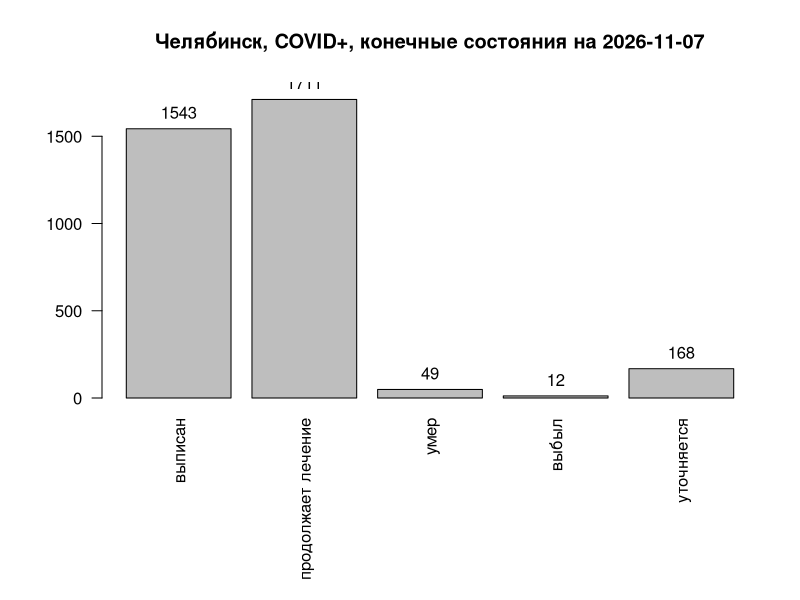
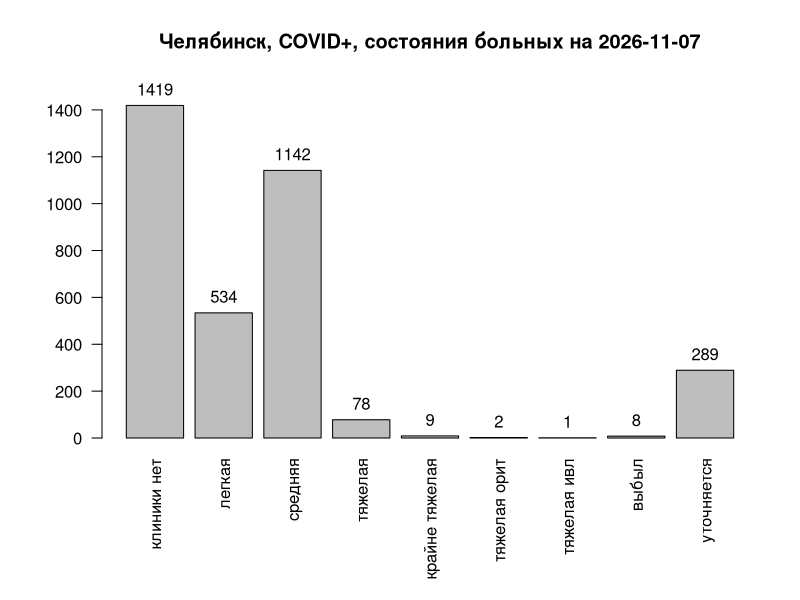
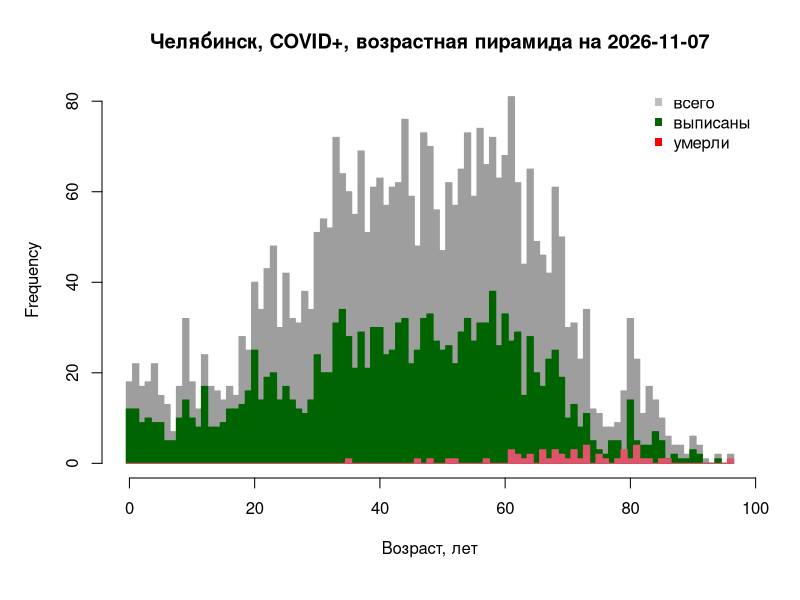
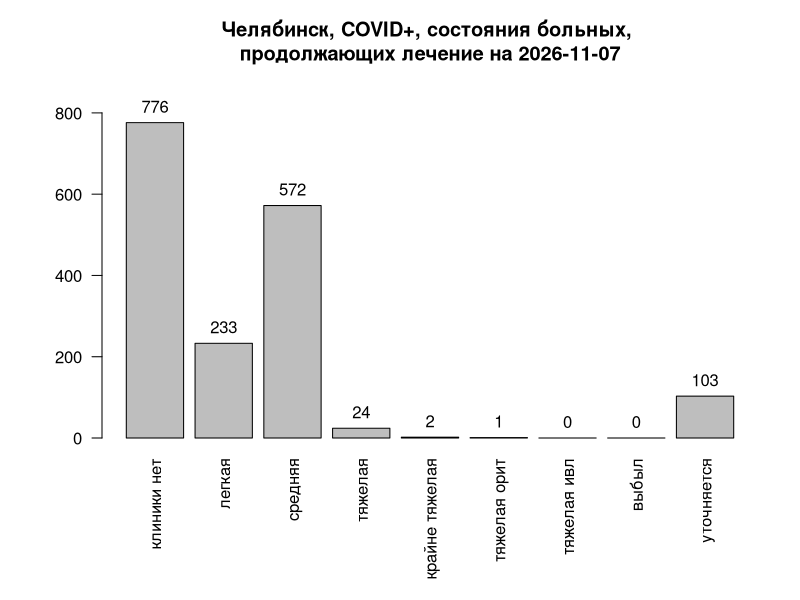
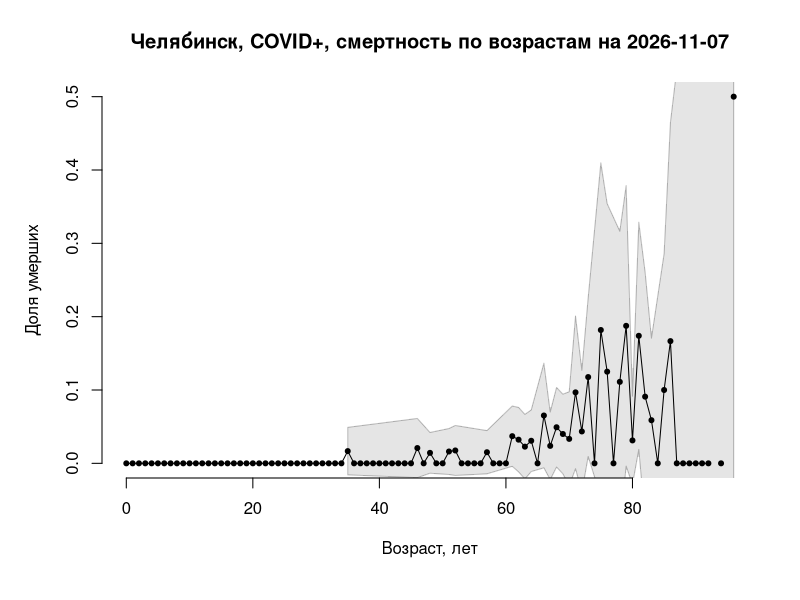

These figures' R source, in order:
# This script assembles a dataset for Cheliabinsk disaggregated data;
# Requires wgetting Cheliabinsk data and cheliabinsk.extractor.pl for input files;

# Loading data;

ch.EMISS <- read.table("../data/cheliabinsk.EMISS.2020.txt", sep="\t")

AGE <- read.table("../downloads/cheliabinsk.AGE.txt", sep="\t", blank.lines.skip = FALSE)
CONDITION <- read.table("../downloads/cheliabinsk.CONDITION.txt", sep="\t", blank.lines.skip = FALSE)
COUNT <- read.table("../downloads/cheliabinsk.COUNT.txt", sep="\t", blank.lines.skip = FALSE)
COUNT1 <- read.table("../downloads/cheliabinsk.COUNT1.txt", sep="\t", blank.lines.skip = FALSE)
NAME <- read.table("../downloads/cheliabinsk.NAME.txt", sep="\t", blank.lines.skip = FALSE)
RECOVERED <- read.table("../downloads/cheliabinsk.RECOVERED.txt", sep="\t", blank.lines.skip = FALSE)
SOURCE <- read.table("../downloads/cheliabinsk.SOURCE.txt", sep="\t", blank.lines.skip = FALSE)

# Substituting and setting levels;

CONDITION$V1 <- tolower(CONDITION$V1)
CONDITION$V1 <- gsub("^ ", "", CONDITION$V1)
CONDITION$V1 <- gsub(",", "", CONDITION$V1)
CONDITION$V1 <- factor(CONDITION$V1, levels=c(
"клиники нет", 
"легкая", 
"средняя", 
"тяжелая", 
"крайне тяжелая", 
"тяжелая орит", 
"тяжелая ивл", 
"выбыл", 
"уточняется"))

RECOVERED$V1 <- tolower(RECOVERED$V1)
RECOVERED$V1 <- factor(RECOVERED$V1, levels=c(
"выписан", "продолжает лечение", "умер", "выбыл", "уточняется"
))

SOURCE$V1 <- gsub("^ ", "", SOURCE$V1)
SOURCE$V1 <- gsub("^Кон", "кон", SOURCE$V1)
SOURCE$V1 <- gsub("Москв.", "Москва", SOURCE$V1)
SOURCE$V1 <- gsub("^Не ", "не ", SOURCE$V1)
SOURCE$V1 <- gsub("^При", "при", SOURCE$V1)
SOURCE$V1 <- gsub("Респ", "респ", SOURCE$V1)
SOURCE$V1 <- gsub("тен", "тный", SOURCE$V1)
SOURCE$V1 <- gsub("^Уто", "уто", SOURCE$V1)

# Converting AGE to truly numeric;

AGE$V1 <- gsub("10 мес", ".83", AGE$V1, perl=TRUE)
AGE$V1 <- gsub("2 мес", ".17", AGE$V1, perl=TRUE)
AGE$V1 <- gsub("уточняется", "NA", AGE$V1, perl=TRUE)
AGE$V1 <- as.numeric(AGE$V1)

# Building a dataframe;

ch <- cbind.data.frame(NAME, 
AGE, 
CONDITION, 
SOURCE, 
RECOVERED)

colnames(ch) <- c(
"TIMESTAMP", 
"NAME", 
"COUNT.ORIG", 
"COUNT.MINE", 
"AGE", 
"CONDITION", 
"SOURCE", 
"RECOVERED")

# Saving backup data frame;

write.table(ch, "../data/cheliabinsk.current.txt", sep="\t", row.names=FALSE)
# write.table(ch, "../data/cheliabinsk.20200606.txt", sep="\t", row.names=FALSE)

# Subsetting;

ch.deaths <- subset(ch, ch$RECOVERED == "умер")
ch.recovered <- subset(ch, ch$RECOVERED == "выписан")
ch.active <- subset(ch, ch$RECOVERED == "продолжает лечение")

# Control plots;

dir.create("../plots/regions/special/Cheliabinsk/", recursive=TRUE)

png("../plots/regions/special/Cheliabinsk/barplot.Cheliabinsk.terminal_states.png", height=750, width=1000, res=120, pointsize=10)
par(mar=c(10,5,4,2)+.1)

plot.ch.RECOVERED <- plot(ch$RECOVERED, las=2, ylim=c(0,(max(table(ch$RECOVERED))+100)),
main=paste("Челябинск, COVID+, конечные состояния на", Sys.Date()))
text(plot.ch.RECOVERED, table(ch$RECOVERED), labels=table(ch$RECOVERED), pos=3)

dev.off()

png("../plots/regions/special/Cheliabinsk/barplot.Cheliabinsk.patients_all.png", height=750, width=1000, res=120, pointsize=10)
par(mar=c(8,5,4,2)+.1)

plot.ch.CONDITION <- plot(ch$CONDITION, las=2, ylim=c(0,(max(table(ch$CONDITION))+100)),
main=paste("Челябинск, COVID+, состояния больных на", Sys.Date()))
text(plot.ch.CONDITION, table(ch$CONDITION), labels=table(ch$CONDITION), pos=3)

dev.off()

png("../plots/regions/special/Cheliabinsk/hist.Cheliabinsk.age_pyramid.png", height=750, width=1000, res=120, pointsize=10)
par(mar=c(6,5,4,2)+.1)

hist.AGE <- hist(AGE$V1, breaks=-.5:(max(AGE$V1, na.rm=TRUE)+.5), border=8, col=8,
xlab="Возраст, лет",
main=paste("Челябинск, COVID+, возрастная пирамида на", Sys.Date()))
hist(ch.recovered$AGE, breaks=-.5:(max(AGE$V1, na.rm=TRUE)+.5), border="darkgreen", col="darkgreen", add=TRUE)
hist.deaths.AGE <- hist(ch.deaths$AGE, breaks=-.5:(max(AGE$V1, na.rm=TRUE)+.5), border=2, col=2, add=TRUE)
legend("topright", pch=15, col=c("grey","darkgreen","red"), legend=c("всего","выписаны","умерли"), bty="n")

dev.off()

png("../plots/regions/special/Cheliabinsk/barplot.Cheliabinsk.patients_active.png", height=750, width=1000, res=120, pointsize=10)
par(mar=c(8,5,4,2)+.1)

plot.ch.active.CONDITION <- plot(ch.active$CONDITION, las=2, ylim=c(0,(max(table(ch.active$CONDITION))+100)),
main=paste("Челябинск, COVID+, состояния больных, \nпродолжающих лечение на", Sys.Date()))
text(plot.ch.active.CONDITION, table(ch.active$CONDITION), labels=table(ch.active$CONDITION), pos=3)

dev.off()

png("../plots/regions/special/Cheliabinsk/linechart.Cheliabinsk.mortality_by_age.png", height=750, width=1000, res=120, pointsize=10)
par(mar=c(6,5,4,2)+.1)

ch.h.tot <- subset(hist.AGE$counts, hist.deaths.AGE$counts > 0)
ch.h.d <- subset(hist.deaths.AGE$counts, hist.deaths.AGE$counts > 0)
ch.h.counts <- subset(hist.AGE$mids, hist.deaths.AGE$counts > 0)

plot(hist.AGE$mids, hist.deaths.AGE$counts/hist.AGE$counts, 
type="o", pch=20,
xlab="Возраст, лет",
ylab="Доля умерших",
main=paste("Челябинск, COVID+, смертность по возрастам на", Sys.Date()),
frame=FALSE
)

polygon(
x = c(ch.h.counts, ch.h.counts[length(ch.h.counts):1]),
y = c(ch.h.d/ch.h.tot-1.96*sqrt((ch.h.d/ch.h.tot)*((1-ch.h.d/ch.h.tot)/ch.h.tot)),
(ch.h.d/ch.h.tot+1.96*sqrt((ch.h.d/ch.h.tot)*((1-ch.h.d/ch.h.tot)/ch.h.tot)))[length(ch.h.counts):1]
),
col=rgb(0,0,0,.1), border=rgb(0,0,0,.25)
)

dev.off()
